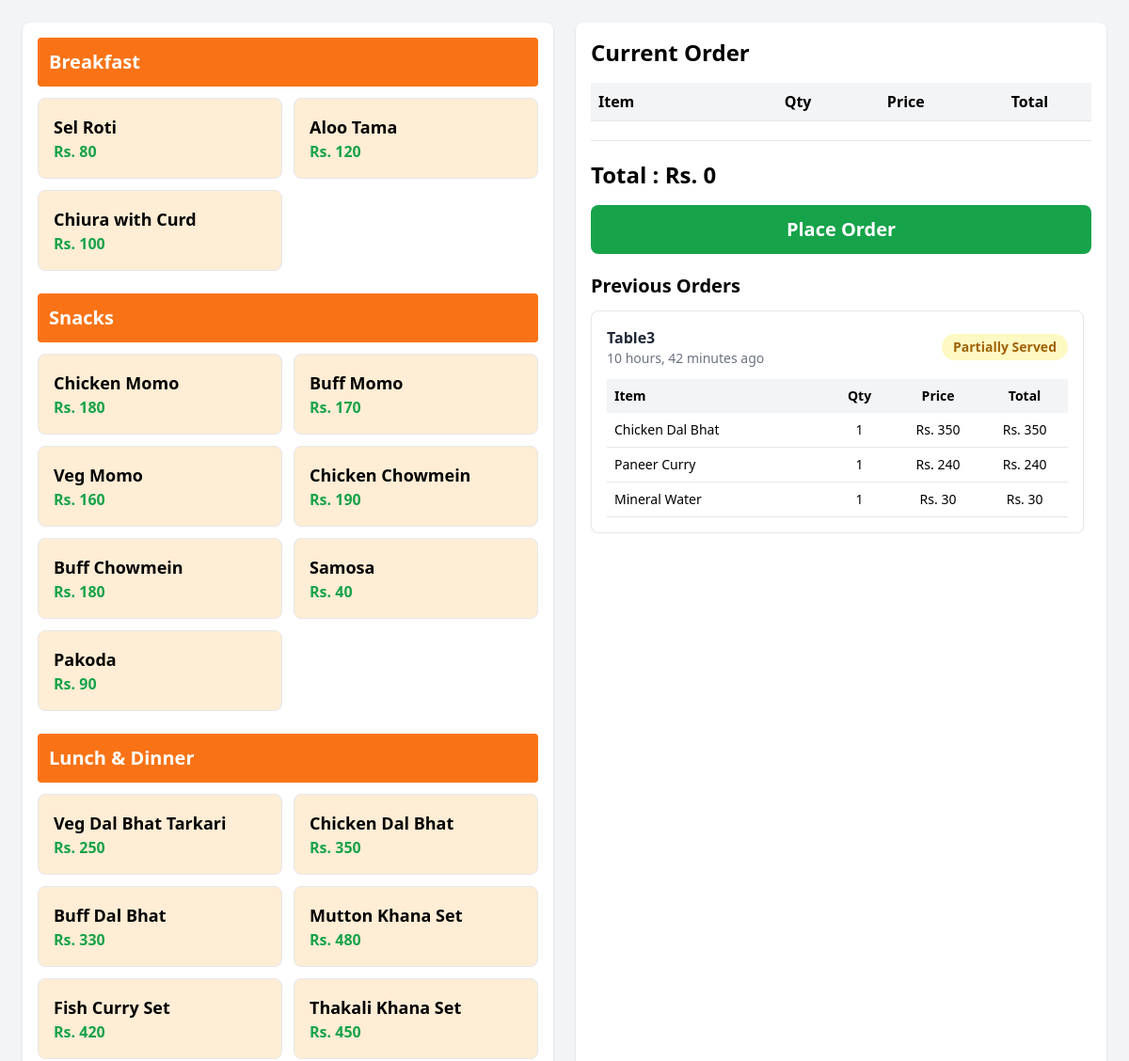
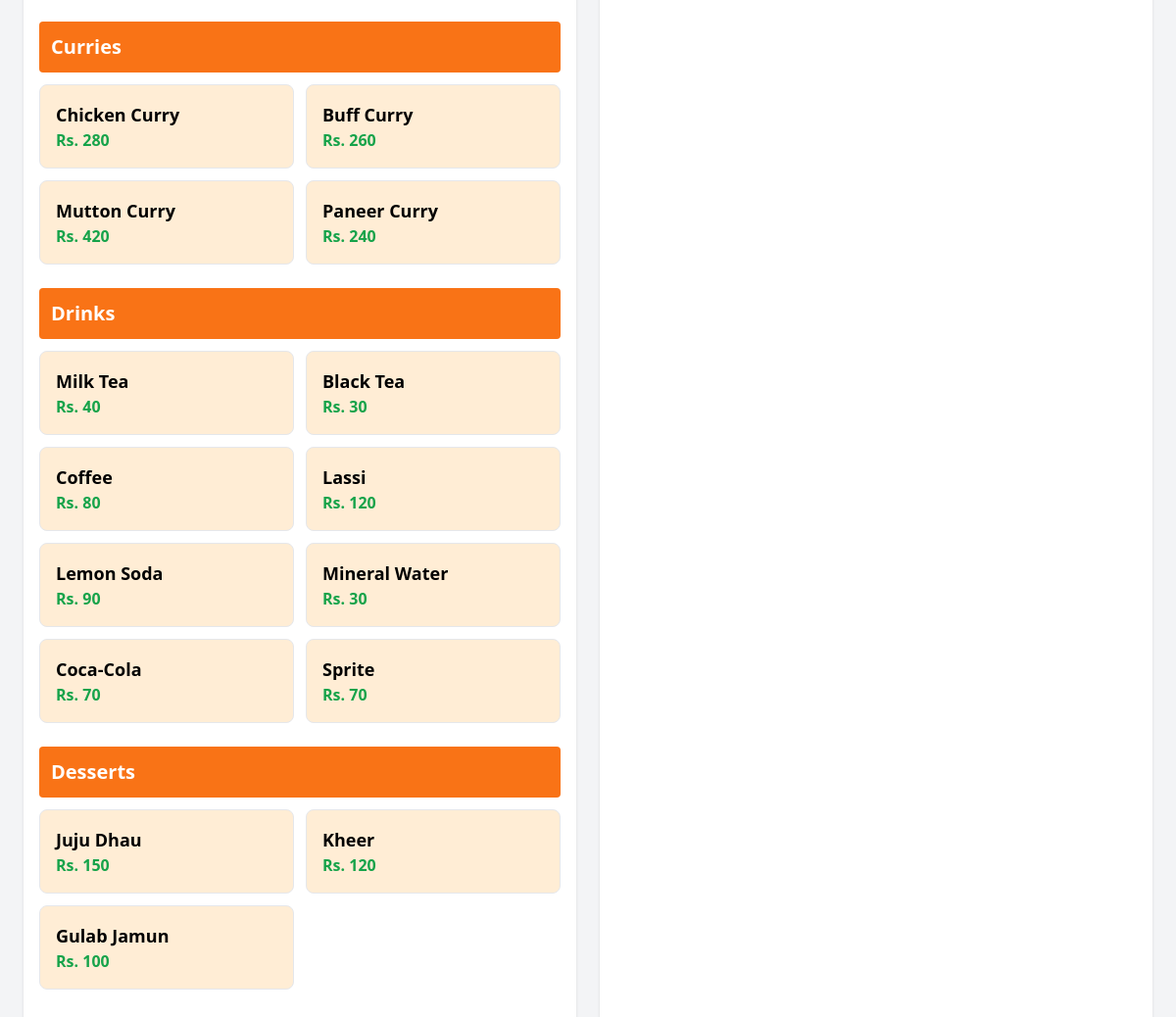
The app's page /orders/menu/4/ (signed in) with its own data (2 pictures, top to bottom).
### orders/models.py (models this page shows, shortened)
class Category(models.Model):
    name = models.CharField(max_length=150)
    def __str__(self):
        return self.name

class MenuItem(models.Model):
    class PRIORITY_CHOICES(models.TextChoices):
        HIGH = "3", "High"
        MEDIUM = "2", "Medium"
        LOW = "1", "Low"
    category = models.ForeignKey(
        Category,
        on_delete=models.CASCADE,
        related_name="items"
    )
    name = models.CharField(max_length=200)
    price = models.PositiveIntegerField()
    description = models.TextField(
        null=True,
        blank=True
    )
    default_priority = models.CharField(
        max_length=2,
        choices=PRIORITY_CHOICES,
        default=PRIORITY_CHOICES.MEDIUM
    )
    est_time = models.PositiveIntegerField(
    help_text="Estimated preparation time in minutes",
    null=True,
    blank=True
)
    station = models.ForeignKey(
    "KitchenStation",
    on_delete=models.SET_NULL,
    null=True,
    blank=True,
    related_name="menu_items"
)

class Order(models.Model):
    class ORDER_STATUS(models.TextChoices):
        PENDING = "p", "Pending"
        PARTIALLY_SERVED = "ps", "Partially Served"
        SERVED = "s", "Served"
        BILLED = "b", "Billed"
    id = models.UUIDField(
        primary_key=True,
        default=uuid.uuid4,
        editable=False
    )
    table = models.ForeignKey(
        Table,
        on_delete=models.PROTECT,
        related_name="orders"
    )
    status = models.CharField(
        max_length=2,
        choices=ORDER_STATUS,
        default=ORDER_STATUS.PENDING
    )
    created_at = models.DateTimeField(
        auto_now_add=True
    )

class Table(models.Model):
    name = models.CharField(max_length=20)
    is_reserved = models.BooleanField(default=False)

class OrderItem(models.Model):
    class ITEM_STATUS(models.TextChoices):
        PREPARING = "p", "Preparing"
        READY = "r", "Ready"
        SERVED = "s", "Served"
    order = models.ForeignKey(
        Order,
        on_delete=models.PROTECT,
        related_name="order_items",
        null=True,
        blank=True,
    )
    menu_item = models.ForeignKey(
        MenuItem,
        on_delete=models.PROTECT,
        related_name="order_items"
    )
    price = models.PositiveIntegerField()
    quantity = models.PositiveIntegerField(
        default=1
    )
    status = models.CharField(
        max_length=2,
        choices=ITEM_STATUS,
        default=ITEM_STATUS.PREPARING
    )
    priority = models.CharField(
        max_length=2,
        choices=MenuItem.PRIORITY_CHOICES,
        default=MenuItem.PRIORITY_CHOICES.MEDIUM
    )

### orders/views.py (the view, shortened to what this page needs)
# urls.py: path("menu/<int:table_id>/", views.menu_views, name="menu_view_url"),
@role_required([User.Role.WAITER])
def menu_views(request, table_id):
    categories = Category.objects.all()
    orders = Order.objects.filter(table_id=table_id
                                  ).exclude(status=Order.ORDER_STATUS.BILLED
                                            ).order_by("-created_at")
    return render(
        request,
        "orders/menu.html",
        {
            "categories": categories,
            "table_id": table_id,
            "orders":orders
        }
    )

### orders/templates/orders/menu.html (shortened to what this page needs)
{% load humanize%}
<!doctype html>
<html lang="en">
  <head>
    <script src="https://cdn.tailwindcss.com"></script>
  </head>
  <body class="bg-gray-100">
    <div class="grid grid-cols-2 gap-6 p-6 h-screen">
      <div
        id="menu-items"
        class="bg-white rounded-lg shadow p-4 overflow-y-auto"
      >
        {% for category in categories %}
        <h2 class="text-xl font-bold bg-orange-500 text-white p-3 rounded mb-3">
          {{ category }}
        </h2>
        <div class="grid grid-cols-2 gap-3 mb-6">
          {% for item in category.items.all %}
          <button
            type="button"
            class="bg-orange-100 hover:bg-orange-200 border rounded-lg p-4 text-left"
            data-item-id="{{ item.id }}"
            data-item-name="{{ item.name }}"
            data-item-price="{{ item.price }}"
          >
            <p class="font-bold text-lg">{{ item.name }}</p>
            <p class="text-green-600 font-semibold">Rs. {{ item.price }}</p>
          </button>
          {% endfor %}
        </div>
        {% endfor %}
      </div>
      <div class="bg-white rounded-lg shadow p-4 flex flex-col">
        <h2 class="text-2xl font-bold mb-4">Current Order</h2>
        <form method="POST" action="">
          <div class="flex-1 overflow-y-auto">
            <table class="w-full">
              <thead class="border-b bg-gray-100">
                <tr>
                  <th class="text-left p-2">Item</th>
                  <th class="text-center">Qty</th>
                  <th class="text-center">Price</th>
                  <th class="text-center">Total</th>
                </tr>
              </thead>
            </table>
          </div>
          <div class="border-t mt-5 pt-5">
            <div class="text-2xl font-bold mb-4">
              Total :
              <span id="total-price"> Rs. 0 </span>
            </div>
            <button
              type="submit"
              class="w-full bg-green-600 hover:bg-green-700 text-white py-3 rounded-lg text-xl font-bold"
            >
              Place Order
            </button>
          </div>
        </form>
<h2 class="text-xl font-bold mt-5 mb-3">Previous Orders</h2>
<div class="max-h-80 overflow-y-auto pr-2 space-y-4">
    {% for order in orders %}
    <div class="border rounded-lg shadow-sm bg-white p-4">
        <div class="flex justify-between items-center mb-3">
            <div>
                <p class="font-semibold text-gray-800">
        {{ order.table.name }}
    </p>
                <p class="text-sm text-gray-500">
                    {{ order.created_at|timesince }} ago
                </p>
            </div>
            <span class="px-3 py-1 rounded-full bg-yellow-100 text-yellow-700 text-sm font-semibold">
                {{ order.get_status_display }}
            </span>
        </div>
        <table class="w-full text-sm">
            <thead class="bg-gray-100 sticky top-0">
                <tr>
                    <th class="text-left p-2">Item</th>
                    <th class="text-center p-2">Qty</th>
                    <th class="text-center p-2">Price</th>
                    <th class="text-center p-2">Total</th>
                </tr>
            </thead>
            <tbody>
                {% for item in order.order_items.all %}
                <tr class="border-b">
                    <td class="p-2">{{ item.menu_item.name }}</td>
                    <td class="text-center">{{ item.quantity }}</td>
                    <td class="text-center">Rs. {{ item.price }}</td>
                    <td class="text-center">
                        Rs. {% widthratio item.price 1 item.quantity %}
                    </td>
                </tr>
                {% endfor %}
            </tbody>
        </table>
    </div>
    {% empty %}
    <div class="text-center text-gray-500 py-6">
        No previous orders.
    </div>
    {% endfor %}
</div>
    </div>
  </body>
</html>

### records on screen
Category: name "Breakfast"
MenuItem: name "Sel Roti", price "80"
MenuItem: name "Aloo Tama", price "120"
MenuItem: name "Chiura with Curd", price "100"
Category: name "Snacks"
MenuItem: name "Chicken Momo", price "180"
MenuItem: name "Buff Momo", price "170"
MenuItem: name "Veg Momo", price "160"
MenuItem: name "Chicken Chowmein", price "190"
MenuItem: name "Buff Chowmein", price "180"
MenuItem: name "Samosa", price "40"
MenuItem: name "Pakoda", price "90"
Category: name "Lunch & Dinner"
MenuItem: name "Veg Dal Bhat Tarkari", price "250"
MenuItem: name "Chicken Dal Bhat", price "350"
MenuItem: name "Buff Dal Bhat", price "330"
MenuItem: name "Mutton Khana Set", price "480"
MenuItem: name "Fish Curry Set", price "420"
MenuItem: name "Thakali Khana Set", price "450"
Category: name "Curries"
MenuItem: name "Chicken Curry", price "280"
MenuItem: name "Buff Curry", price "260"
MenuItem: name "Mutton Curry", price "420"
MenuItem: name "Paneer Curry", price "240"
Category: name "Drinks"
MenuItem: name "Milk Tea", price "40"
MenuItem: name "Black Tea", price "30"
MenuItem: name "Coffee", price "80"
MenuItem: name "Lassi", price "120"
MenuItem: name "Lemon Soda", price "90"
MenuItem: name "Mineral Water", price "30"
MenuItem: name "Coca-Cola", price "70"
MenuItem: name "Sprite", price "70"
Category: name "Desserts"
MenuItem: name "Juju Dhau", price "150"
MenuItem: name "Kheer", price "120"
MenuItem: name "Gulab Jamun", price "100"
Order: table.name "Table3", created_at "10 hours, 42 minutes", status "Partially Served"
OrderItem: menu_item.name "Chicken Dal Bhat", quantity "1", price "350", price+quantity "350"
OrderItem: menu_item.name "Paneer Curry", quantity "1", price "240", price+quantity "240"
OrderItem: menu_item.name "Mineral Water", quantity "1", price "30", price+quantity "30"
